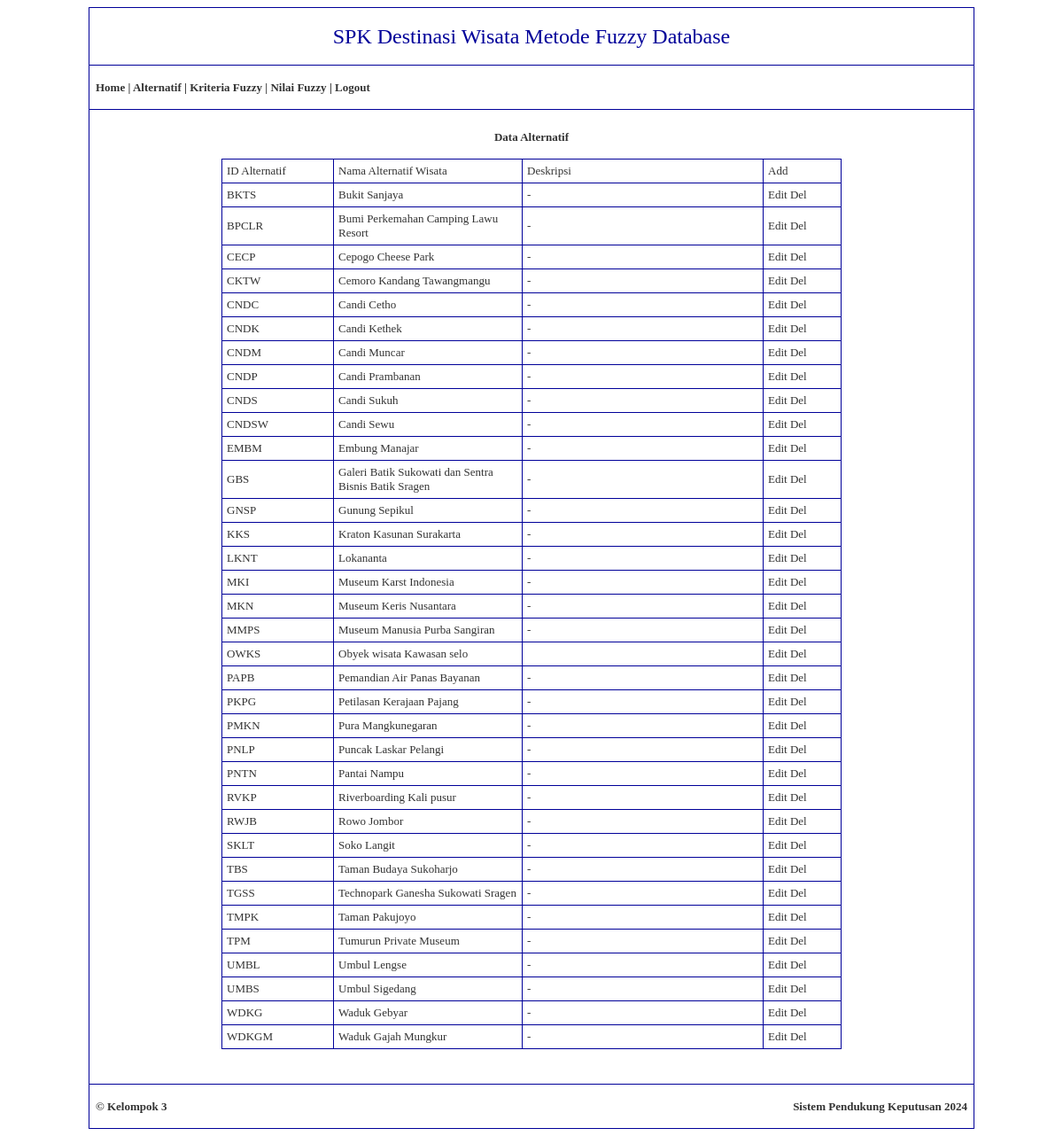
The page /alternatif.php (signed in) on the database its author committed.
### tables this page shows
CREATE TABLE `alternatif` (
  `id_alternatif` varchar(50) NOT NULL,
  `nama_alternatif` varchar(200) DEFAULT NULL,
  `deskripsi` text DEFAULT NULL
);

### alternatif.php (the view, shortened to what this page needs)
<?php
	include("koneksi.php");
?>
<!DOCTYPE html PUBLIC "-//W3C//DTD XHTML 1.0 Transitional//EN" "http://www.w3.org/TR/xhtml1/DTD/xhtml1-transitional.dtd">
<html xmlns="http://www.w3.org/1999/xhtml">
<head>
</head>
<body>
<table width="1000" border="0" align="center" cellpadding="7" cellspacing="1" bgcolor="#000099">
  <tr>
    <td height="50" bgcolor="#FFFFFF" align="center"><span class="style1">SPK Destinasi Wisata Metode Fuzzy Database</span></td>
  </tr>
  <tr>
    <td height="35" bgcolor="#FFFFFF"><span class="style2"><a href="admin.php">Home</a> | <a href="alternatif.php">Alternatif</a> | <a href="kriteria-fuzzy.php">Kriteria Fuzzy</a> | <a href="nilai-fuzzy.php">Nilai Fuzzy</a> | <a href="logout.php">Logout</a></span></td>
  </tr>
  <tr>
    <td align="center" valign="top" bgcolor="#FFFFFF"><br />
      <strong>Data Alternatif</strong><br />
      <br />
      <table width="700" border="0" cellpadding="5" cellspacing="1" bgcolor="#000099">
        <tr>
          <td width="115" bgcolor="#FFFFFF">ID Alternatif</td>
          <td width="202" bgcolor="#FFFFFF">Nama Alternatif Wisata</td>
          <td width="261" bgcolor="#FFFFFF">Deskripsi</td>
          <td width="77" bgcolor="#FFFFFF"><a href="add-alternatif.php">Add</a></td>
        </tr>
        <?php
			$queryalternatif = mysqli_query($db, "SELECT * FROM alternatif ORDER BY id_alternatif");
			while ($dataalternatif = mysqli_fetch_array($queryalternatif))
			{
		?>
        <tr>
          <td bgcolor="#FFFFFF"><?php echo $dataalternatif['id_alternatif']; ?></td>
          <td bgcolor="#FFFFFF"><?php echo $dataalternatif['nama_alternatif']; ?></td>
          <td bgcolor="#FFFFFF"><?php echo $dataalternatif['deskripsi']; ?></td>
          <td bgcolor="#FFFFFF"><a href="edit-alternatif.php?id_alternatif=<?php echo $dataalternatif['id_alternatif']; ?>">Edit</a> <a href="del-alternatif.php?id_alternatif=<?php echo $dataalternatif['id_alternatif']; ?>">Del</a></td>
        </tr>
        <?php
			}
		?>
      </table>
      <br />
    <br /></td>
  </tr>
  <tr>
    <td bgcolor="#FFFFFF"><table width="100%" border="0" cellspacing="0" cellpadding="0">
      <tr>
      <td width="47%" height="35" align="left"><strong>&copy; Kelompok 3</strong></td>
        <td width="53%" height="35" align="right"><strong> Sistem Pendukung Keputusan 2024</td>
      </tr>
    </table></td>
  </tr>
</table>
</body>
</html>

### alternatif.php (style rules this page uses)
.style1 { color: #000099; font-size: 24px; }
a:link { text-decoration: none; color: #333333; }
.style2 { font-weight: bold }

### rows shown on the page
alternatif: id_alternatif "BKTS", nama_alternatif "Bukit Sanjaya", deskripsi "-"
alternatif: id_alternatif "BPCLR", nama_alternatif "Bumi Perkemahan Camping Lawu Resort", deskripsi "-"
alternatif: id_alternatif "CECP", nama_alternatif "Cepogo Cheese Park", deskripsi "-"
alternatif: id_alternatif "CKTW", nama_alternatif "Cemoro Kandang Tawangmangu", deskripsi "-"
alternatif: id_alternatif "CNDC", nama_alternatif "Candi Cetho", deskripsi "-"
alternatif: id_alternatif "CNDK", nama_alternatif "Candi Kethek", deskripsi "-"
alternatif: id_alternatif "CNDM", nama_alternatif "Candi Muncar", deskripsi "-"
alternatif: id_alternatif "CNDP", nama_alternatif "Candi Prambanan", deskripsi "-"
alternatif: id_alternatif "CNDS", nama_alternatif "Candi Sukuh", deskripsi "-"
alternatif: id_alternatif "CNDSW", nama_alternatif "Candi Sewu", deskripsi "-"
alternatif: id_alternatif "EMBM", nama_alternatif "Embung Manajar", deskripsi "-"
alternatif: id_alternatif "GBS", nama_alternatif "Galeri Batik Sukowati dan Sentra Bisnis Batik Sragen", deskripsi "-"
alternatif: id_alternatif "GNSP", nama_alternatif "Gunung Sepikul", deskripsi "-"
alternatif: id_alternatif "KKS", nama_alternatif "Kraton Kasunan Surakarta", deskripsi "-"
alternatif: id_alternatif "LKNT", nama_alternatif "Lokananta", deskripsi "-"
alternatif: id_alternatif "MKI", nama_alternatif "Museum Karst Indonesia", deskripsi "-"
alternatif: id_alternatif "MKN", nama_alternatif "Museum Keris Nusantara", deskripsi "-"
alternatif: id_alternatif "MMPS", nama_alternatif "Museum Manusia Purba Sangiran", deskripsi "-"
alternatif: id_alternatif "OWKS", nama_alternatif "Obyek wisata Kawasan selo"
alternatif: id_alternatif "PAPB", nama_alternatif "Pemandian Air Panas Bayanan", deskripsi "-"
alternatif: id_alternatif "PKPG", nama_alternatif "Petilasan Kerajaan Pajang", deskripsi "-"
alternatif: id_alternatif "PMKN", nama_alternatif "Pura Mangkunegaran", deskripsi "-"
alternatif: id_alternatif "PNLP", nama_alternatif "Puncak Laskar Pelangi", deskripsi "-"
alternatif: id_alternatif "PNTN", nama_alternatif "Pantai Nampu", deskripsi "-"
alternatif: id_alternatif "RVKP", nama_alternatif "Riverboarding Kali pusur", deskripsi "-"
alternatif: id_alternatif "RWJB", nama_alternatif "Rowo Jombor", deskripsi "-"
alternatif: id_alternatif "SKLT", nama_alternatif "Soko Langit", deskripsi "-"
alternatif: id_alternatif "TBS", nama_alternatif "Taman Budaya Sukoharjo", deskripsi "-"
alternatif: id_alternatif "TGSS", nama_alternatif "Technopark Ganesha Sukowati Sragen", deskripsi "-"
alternatif: id_alternatif "TMPK", nama_alternatif "Taman Pakujoyo", deskripsi "-"
alternatif: id_alternatif "TPM", nama_alternatif "Tumurun Private Museum", deskripsi "-"
alternatif: id_alternatif "UMBL", nama_alternatif "Umbul Lengse", deskripsi "-"
alternatif: id_alternatif "UMBS", nama_alternatif "Umbul Sigedang", deskripsi "-"
alternatif: id_alternatif "WDKG", nama_alternatif "Waduk Gebyar", deskripsi "-"
alternatif: id_alternatif "WDKGM", nama_alternatif "Waduk Gajah Mungkur", deskripsi "-"
